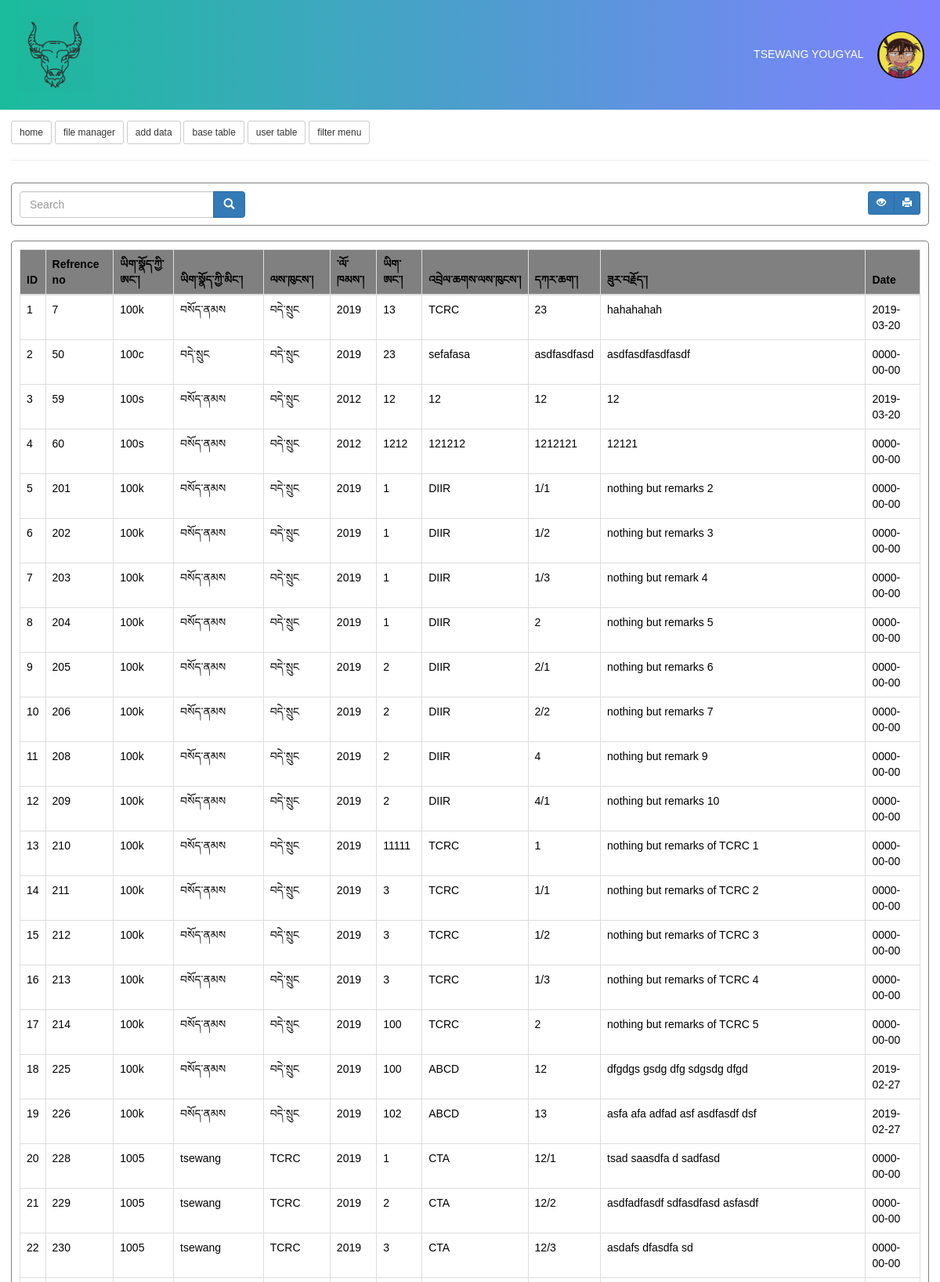
The app's page /admin.php (signed in, upper part) with its own data.
### tables this page shows
CREATE TABLE `users` (
  `id` int(10) NOT NULL,
  `name` varchar(100) NOT NULL,
  `gender` varchar(10) NOT NULL,
  `email` varchar(100) NOT NULL,
  `username` varchar(100) DEFAULT NULL,
  `password` varchar(100) NOT NULL,
  `tag` tinyint(1) DEFAULT NULL,
  `img` varchar(60) DEFAULT NULL
);

CREATE TABLE `file_dt` (
  `id` int(20) NOT NULL,
  `file_no` varchar(30) NOT NULL,
  `reference_no` varchar(30) NOT NULL,
  `remark` varchar(300) NOT NULL,
  `r_department` varchar(200) NOT NULL,
  `mydate` date NOT NULL,
  `page_no` int(20) NOT NULL
);

CREATE TABLE `file_info` (
  `file_no` varchar(20) NOT NULL,
  `file_name` varchar(200) NOT NULL,
  `year` year(4) DEFAULT NULL,
  `department` varchar(255) DEFAULT NULL
);

### admin.php (the view, shortened to what this page needs)
<?php
include 'php-action/dbh.php';
$usn=$_SESSION["username"];
$query = "SELECT * FROM users where username='$usn'";
$result = mysqli_query($con, $query);
while($row = mysqli_fetch_array($result))
{
$img='<img src="'.$row["img"].'" class="headeruserimg">';
$name = $row["name"];
}
?>
<!DOCTYPE html>
<html lang="en">
<head>
<link href="//maxcdn.bootstrapcdn.com/font-awesome/4.2.0/css/font-awesome.min.css" rel="stylesheet">
<link rel="stylesheet" href="https://maxcdn.bootstrapcdn.com/bootstrap/3.4.0/css/bootstrap.min.css">
<link rel="stylesheet" href="css/style.css">
<link rel="stylesheet" href="css/footer.css">
</head>
<body>
<div class="header">
<div class="headmenuholder">
<div class="headmenuleft"><a href="admin.php"><img class="headerimg" src="img/yak.png"></a></div>
<div class="headmenuright">
        <div class="dropdown">
          <p data-toggle="dropdown" style="font-size:14px;"> <?php echo $name; ?> <?php echo $img; ?></p>
        </div>
</div>
</div>
</div>
<div class="content">
<a href="index.php"><button class="btn btn-default btn-sm">home</button></a>
<a href="file manager.php"><button class="btn btn-default btn-sm">file manager</button></a>
<a href="add.php"><button class="btn btn-default btn-sm">add data</button></a>
<button class="btn btn-default btn-sm" onclick="refresh()">base table</button>
<button class="btn btn-default btn-sm" onclick="user()">user table</button>
<button class="btn btn-default btn-sm" onclick="filterbar()">filter menu</button>
<hr>
<div class="main" id="mainpage">
<div class="fdt" >
<div style="width:25%;float:left;">
  <form action="php-action/searchdata.php" method="POST"  name="qfrm" id="qfrm">
      <div class="input-group col-md-12">
        <input type="text" class="form-control searchbar" placeholder="Search" id="srchval" name="srchval">
        <div class="input-group-btn" >
        <button class="btn btn-primary" type="button" name="qsrch" onclick="search()"><span class="glyphicon glyphicon-search"></span>
        </button>
    </div>
  </div>
</form>
</div>
<div style="width:70%;float:right;text-align:right;">
<div class="btn-group" role="group" aria-label="second group">
<button class="btn btn-primary btn-sm" id="fldv" onclick="pdfload()"><i class="glyphicon glyphicon-eye-open"></i></button>
<button class="btn btn-primary btn-sm" id="" onclick="printDiv()"><i class="glyphicon glyphicon-print"></i></button>
</div>
</div>
</div>
<div  class="simpleframe" id="myscreenout">
<?php
echo
"<table class='table table-hover table-bordered' id='editable_table' number-per-page='20' current-page='0' style='background-color:white;'>
  <thead style='background-color:gray;'>
  <tr><th>Refrence no</th>
      <th>ཡིག་སྣོད་ཀྱི་ཨང་།</th>
      <th>ཡིག་སྣོད་ཀྱི་མིང་།</th>
      <th>ལས་ཁུངས་།</th>
      <th>་ལོ་ཁམས་།</th>
      <th>ཡིག་ཨང་།</th>
      <th>འབྲེལ་ཆགས་ལས་ཁུངས་།</th>
      <th>དཀར་ཆག་།</th>
      <th>ཟུར་བརྗོད་།</th>
      <th>Date</th>
      </tr></thead>
      <tbody>";
$result = mysqli_query($con,"SELECT * FROM file_dt join file_info on file_dt.file_no=file_info.file_no ");
if(mysqli_num_rows($result) > 0){
while($row = mysqli_fetch_array($result))
  {
  echo "<tr>";
  echo "<td>" . $row['id']. "</td>";
  echo "<td>" . $row['file_no'] . "</td>";
  echo "<td>" . $row['file_name'] . "</td>";
  echo "<td>" . $row['department'] . "</td>";
  echo "<td>" . $row['year'] . "</td>";
  echo "<td>" . $row['page_no'] . "</td>";
  echo "<td>" . $row['r_department'] . "</td>";
  echo "<td>" . $row['reference_no'] . "</td>";
  echo "<td>" . $row['remark'] . "</td>";
  echo "<td>" . $row['mydate'] . "</td>";
  echo "</tr>";
  }
}
else{  echo "<br>";
       echo "there is no such record in the file or the file is missing";
        }
echo"</tbody>".
    "</table>";
?>
</div>
</div>
</div>
</body>
</html>

### css/style.css (style rules this page uses)
.content { padding:1em; }
.simpleframe { height:100%; width:100%; padding:10px; border:0.5px solid gray; border-radius:5px; margin-top:1em; color:black; }
.fdt { height:55px; width:100%; padding:10px; margin-top:1em; display: inline-block; border:0.5px solid gray; border-radius:5px; }
hr { margin-bottom:1em; }
.headmenuholder { height:100px; width:100%; }
.headmenuleft { float:left; height:100px; width:30%; }
.headmenuright { float:right; height:100px; width:250px; text-align:right; padding-top:1em; background-color:; }
.headeruserimg { height:60px; width:60px; margin-left:1em; border-radius:3em; }
.dropdown { background:inherit; width:250px; }

### admin.php (style rules this page uses)
body { font-family: Arial; margin: 0; }
.header { padding:1em; text-align:; color: white; font-size:20px; background-image: linear-gradient(-270deg, #1abc9c,#8080ff); }
.headerimg { height:100px; width:100px; }

### records on screen
users: name "TSEWANG YOUGYAL", img (picture)
file_dt: id "7", file_no.file_no "100k", file_no.file_name "བསོད་ནམས", file_no.department "བདེ་སྲུང", file_no.year "2019", page_no "13", r_department "TCRC", reference_no "23", remark "hahahahah", mydate "2019-03-20"
file_dt: id "50", file_no.file_no "100c", file_no.file_name "བདེ་སྲུང", file_no.department "བདེ་སྲུང", file_no.year "2019", page_no "23", r_department "sefafasa", reference_no "asdfasdfasd", remark "asdfasdfasdfasdf", mydate "0000-00-00"
file_dt: id "59", file_no.file_no "100s", file_no.file_name "བསོད་ནམས", file_no.department "བདེ་སྲུང", file_no.year "2012", page_no "12", r_department "12", reference_no "12", remark "12", mydate "2019-03-20"
file_dt: id "60", file_no.file_no "100s", file_no.file_name "བསོད་ནམས", file_no.department "བདེ་སྲུང", file_no.year "2012", page_no "1212", r_department "121212", reference_no "1212121", remark "12121", mydate "0000-00-00"
file_dt: id "201", file_no.file_no "100k", file_no.file_name "བསོད་ནམས", file_no.department "བདེ་སྲུང", file_no.year "2019", page_no "1", r_department "DIIR", reference_no "1/1", remark "nothing but remarks 2", mydate "0000-00-00"
file_dt: id "202", file_no.file_no "100k", file_no.file_name "བསོད་ནམས", file_no.department "བདེ་སྲུང", file_no.year "2019", page_no "1", r_department "DIIR", reference_no "1/2", remark "nothing but remarks 3", mydate "0000-00-00"
file_dt: id "203", file_no.file_no "100k", file_no.file_name "བསོད་ནམས", file_no.department "བདེ་སྲུང", file_no.year "2019", page_no "1", r_department "DIIR", reference_no "1/3", remark "nothing but remark 4", mydate "0000-00-00"
file_dt: id "204", file_no.file_no "100k", file_no.file_name "བསོད་ནམས", file_no.department "བདེ་སྲུང", file_no.year "2019", page_no "1", r_department "DIIR", reference_no "2", remark "nothing but remarks 5", mydate "0000-00-00"
file_dt: id "205", file_no.file_no "100k", file_no.file_name "བསོད་ནམས", file_no.department "བདེ་སྲུང", file_no.year "2019", page_no "2", r_department "DIIR", reference_no "2/1", remark "nothing but remarks 6", mydate "0000-00-00"
file_dt: id "206", file_no.file_no "100k", file_no.file_name "བསོད་ནམས", file_no.department "བདེ་སྲུང", file_no.year "2019", page_no "2", r_department "DIIR", reference_no "2/2", remark "nothing but remarks 7", mydate "0000-00-00"
file_dt: id "208", file_no.file_no "100k", file_no.file_name "བསོད་ནམས", file_no.department "བདེ་སྲུང", file_no.year "2019", page_no "2", r_department "DIIR", reference_no "4", remark "nothing but remark 9", mydate "0000-00-00"
file_dt: id "209", file_no.file_no "100k", file_no.file_name "བསོད་ནམས", file_no.department "བདེ་སྲུང", file_no.year "2019", page_no "2", r_department "DIIR", reference_no "4/1", remark "nothing but remarks 10", mydate "0000-00-00"
file_dt: id "210", file_no.file_no "100k", file_no.file_name "བསོད་ནམས", file_no.department "བདེ་སྲུང", file_no.year "2019", page_no "11111", r_department "TCRC", reference_no "1", remark "nothing but remarks of TCRC 1", mydate "0000-00-00"
file_dt: id "211", file_no.file_no "100k", file_no.file_name "བསོད་ནམས", file_no.department "བདེ་སྲུང", file_no.year "2019", page_no "3", r_department "TCRC", reference_no "1/1", remark "nothing but remarks of TCRC 2", mydate "0000-00-00"
file_dt: id "212", file_no.file_no "100k", file_no.file_name "བསོད་ནམས", file_no.department "བདེ་སྲུང", file_no.year "2019", page_no "3", r_department "TCRC", reference_no "1/2", remark "nothing but remarks of TCRC 3", mydate "0000-00-00"
file_dt: id "213", file_no.file_no "100k", file_no.file_name "བསོད་ནམས", file_no.department "བདེ་སྲུང", file_no.year "2019", page_no "3", r_department "TCRC", reference_no "1/3", remark "nothing but remarks of TCRC 4", mydate "0000-00-00"
file_dt: id "214", file_no.file_no "100k", file_no.file_name "བསོད་ནམས", file_no.department "བདེ་སྲུང", file_no.year "2019", page_no "100", r_department "TCRC", reference_no "2", remark "nothing but remarks of TCRC 5", mydate "0000-00-00"
file_dt: id "225", file_no.file_no "100k", file_no.file_name "བསོད་ནམས", file_no.department "བདེ་སྲུང", file_no.year "2019", page_no "100", r_department "ABCD", reference_no "12", remark "dfgdgs gsdg dfg sdgsdg dfgd", mydate "2019-02-27"
file_dt: id "226", file_no.file_no "100k", file_no.file_name "བསོད་ནམས", file_no.department "བདེ་སྲུང", file_no.year "2019", page_no "102", r_department "ABCD", reference_no "13", remark "asfa afa adfad asf asdfasdf dsf", mydate "2019-02-27"
file_dt: id "228", file_no.file_no "1005", file_no.file_name "tsewang", file_no.department "TCRC", file_no.year "2019", page_no "1", r_department "CTA", reference_no "12/1", remark "tsad saasdfa d sadfasd", mydate "0000-00-00"
file_dt: id "229", file_no.file_no "1005", file_no.file_name "tsewang", file_no.department "TCRC", file_no.year "2019", page_no "2", r_department "CTA", reference_no "12/2", remark "asdfadfasdf sdfasdfasd asfasdf", mydate "0000-00-00"
file_dt: id "230", file_no.file_no "1005", file_no.file_name "tsewang", file_no.department "TCRC", file_no.year "2019", page_no "3", r_department "CTA", reference_no "12/3", remark "asdafs dfasdfa sd", mydate "0000-00-00"
